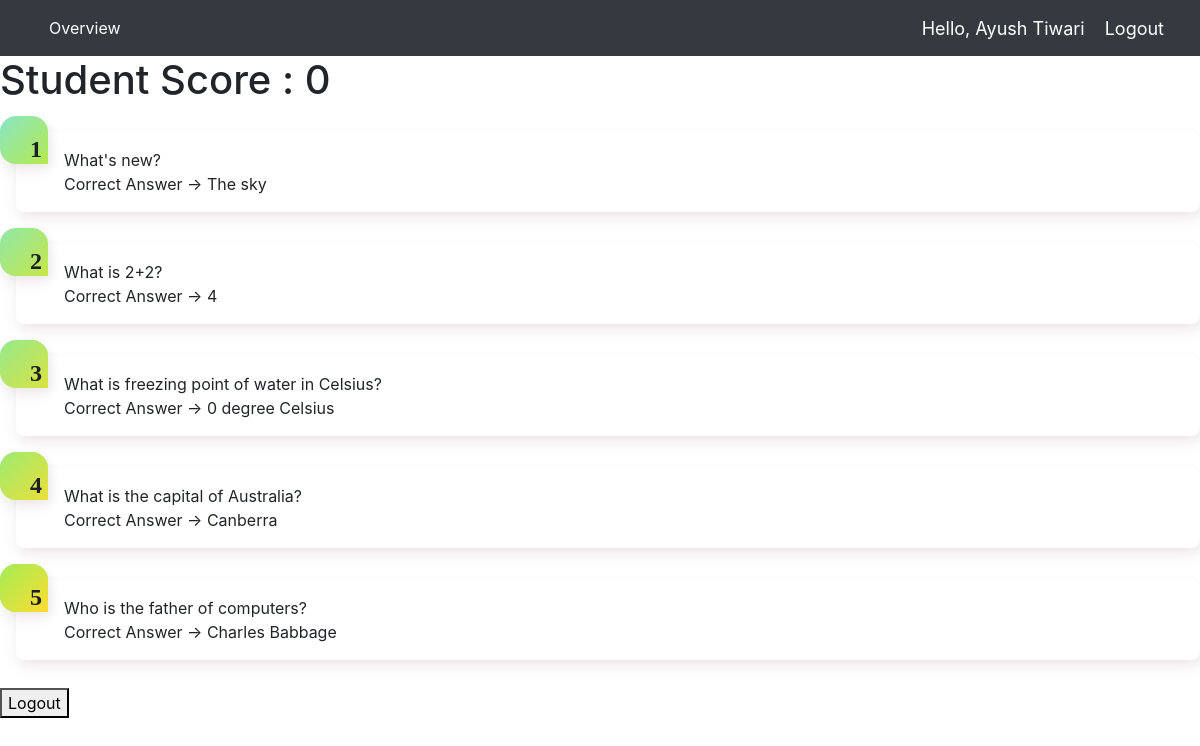
The app's page /quiz/submit/1/ with its own data.
### quiz/models.py (models this page shows, shortened)
class Student(models.Model):
    student_name = models.CharField(max_length=200)
    stu_username=models.CharField(max_length=40, default='')
    stu_password=models.CharField(max_length=40, default='')
    student_score= models.IntegerField(default=0) # keeps tally of student score in Quiz session

class Question(models.Model):
    question_text = models.CharField(max_length=200)
    right_choice = models.IntegerField(default = 1) #indicates correct choice for each Ques. object
    q_attempted= models.IntegerField(default=0) # to check if the question is attempted yet in the Quiz or not
    def display_answer(self):
        corr_choice= self.choice_set.get(choice_seq=self.right_choice)
        answer= corr_choice.choice_text
        return (answer)

class Choice(models.Model):
    question = models.ForeignKey(Question, on_delete=models.CASCADE)
    choice_text = models.CharField(max_length=200)
    choice_seq = models.IntegerField(default=1) # Willl Store at which position i.e. (1-4) will the option be displayed and correspond to for the question

### quiz/views.py (the view)
# urls.py: path('submit/<int:student_id>/', views.submit, name='submit'),
def submit(request, student_id):
    student=get_object_or_404(Student,pk=student_id)
    question_list = Question.objects.all()
    context = {'question_list': question_list, 'student' : student}
    return render(request, 'quiz/submit.html', context)

### quiz/templates/quiz/submit.html (shortened to what this page needs)
{% extends 'quiz/dependencies.html' %}
{% load static %}
{% block content %}
<h1>Student Score : {{student.student_score}} </h1>
{% if question_list %}
    <ol class="gradient-list">
    {% for question in question_list %}
        <li>{{ question.question_text }} <br>
        Correct Answer -> {{question.display_answer}}
        </li>
    {% endfor %}
    </ol>
{% else %}
    <p>No Questions are available for this quiz. Please try next Quiz.</p>
{% endif %}
<a href="{% url 'quiz:index' %}">
    <button>Logout</button>
</a>
{% endblock %}

### quiz/templates/quiz/navbar.html (shortened to what this page needs)
{% load static %}
<link rel="stylesheet" type="text/css" href="{% static 'quiz/style.css' %}">
<nav class="navbar navbar-expand-lg navbar-dark bg-dark">
  <div class="collapse navbar-collapse" id="navbarNav">
    <ul class="navbar-nav">
        <li class="nav-item active">
            <a class="nav-link" href="{% url 'quiz:questions' student_id=student.id %}">Overview</a>
          </li>
    </ul>
  </div>
  <span class="greet">Hello, {{student.student_name}}</span>
  <span ><a  class="greet" href="{% url 'quiz:index' %}">Logout</a></span>
</nav>

### quiz/static/quiz/style.css (style rules this page uses)
.active { padding-left: 25px; color: #fff; }
ol.gradient-list > li, ol.gradient-list > li::before { box-shadow: 0.25rem 0.25rem 0.6rem rgba(0, 0, 0, 0.05), 0 0.5rem 1.125rem rgba(75, 0, 0, 0.05); }
*, *:before, *:after { box-sizing: border-box; }
ol.gradient-list { counter-reset: gradient-counter; list-style: none; margin: 1.75rem 0; padding-left: 1rem; }
ol.gradient-list > li { background: white; border-radius: 0 0.5rem 0.5rem 0.5rem; counter-increment: gradient-counter; margin-top: 1rem; min-height: 3rem; padding: 1rem 1rem 1rem 3rem; position: relative; }
ol.gradient-list > li::before, ol.gradient-list > li::after { background: linear-gradient(135deg, #83e4e2 0%, #a2ed56 100%); border-radius: 1rem 1rem 0 1rem; content: ''; height: 3rem; left: -1rem; overflow: hidden; position: absolute; top: -1rem; width: 3rem; }
ol.gradient-list > li::before { align-items: flex-end; content: counter(gradient-counter); color: #1d1f20; display: flex; font: 900 1.5em/1 'Montserrat'; justify-content: flex-end; padding: 0.125em 0.25em; z-index: 1; }
ol.gradient-list > li:nth-child(10n+1):before { background: linear-gradient(135deg, rgba(162, 237, 86, 0.2) 0%, rgba(253, 220, 50, 0.2) 100%); }
ol.gradient-list > li:nth-child(10n+2):before { background: linear-gradient(135deg, rgba(162, 237, 86, 0.4) 0%, rgba(253, 220, 50, 0.4) 100%); }
ol.gradient-list > li:nth-child(10n+3):before { background: linear-gradient(135deg, rgba(162, 237, 86, 0.6) 0%, rgba(253, 220, 50, 0.6) 100%); }
ol.gradient-list > li:nth-child(10n+4):before { background: linear-gradient(135deg, rgba(162, 237, 86, 0.8) 0%, rgba(253, 220, 50, 0.8) 100%); }
ol.gradient-list > li:nth-child(10n+5):before { background: linear-gradient(135deg, #a2ed56 0%, #fddc32 100%); }
ol.gradient-list > li + li { margin-top: 2rem; }

### quiz/templates/quiz/navbar.html (style rules this page uses)
.greet { font-size: 18px; color: #fff; margin-right: 20px; }

### records on screen
Student: student_name "Ayush Tiwari", student_score "0"
Question: question_text "What's new?", display_answer "The sky"
Question: question_text "What is 2+2?", display_answer "4"
Question: question_text "What is freezing point of water in Celsius?", display_answer "0 degree Celsius"
Question: question_text "What is the capital of Australia?", display_answer "Canberra"
Question: question_text "Who is the father of computers?", display_answer "Charles Babbage"
